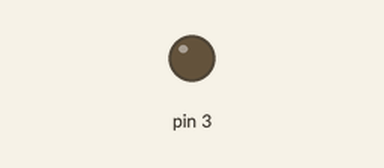
Recording of a sketch running on a simulated Arduino Uno, built with avr-gcc and run on an emulated ATmega328P. Shown: output pins drawn as LEDs (lit = HIGH).

Above: at 0.05 s.
At 4.5 s:
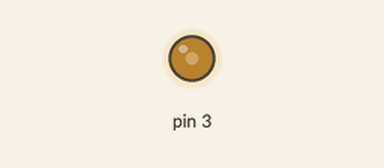
At 6.75 s:
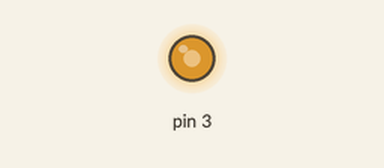
At 9.0 s:
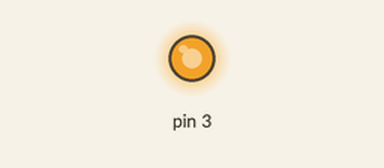
Timing chart, 0 to 11.7 s (numbered marks = the images above):
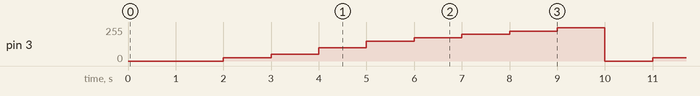

The sketch:

ducypwm.ino
```cpp
void setup()
{
  pinMode(3, OUTPUT);
}

void loop()
{
  delay(1000);
  analogWrite(3, 0);
  delay(1000);
  analogWrite(3, 25);
  delay(1000);
  analogWrite(3, 50);
  delay(1000);
  analogWrite(3, 100);
  delay(1000);
  analogWrite(3, 150);
  delay(1000);
  analogWrite(3, 175);
  delay(1000);
  analogWrite(3, 200);
  delay(1000);
  analogWrite(3, 225);
  delay(1000);
  analogWrite(3, 250);

}
```

Measured:
- by itself, pin 3: repeats every 9.0 s: 50/255 1.0 s, 100/255 1.0 s, 150/255 1.0 s, 175/255 1.0 s, 200/255 1.0 s, 225/255 1.0 s, 250/255 1.0 s, 0/255 1.0 s, 25/255 1.0 s
